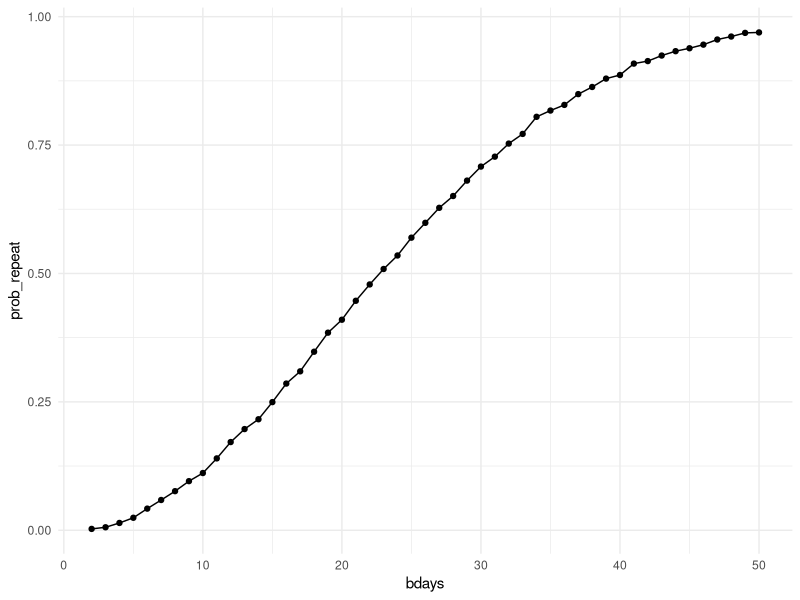

Generate this figure with R:
## ---- chunk 1
library(tidyverse)

knitr::opts_chunk$set(
  fig.width = 6,
  fig.asp = .6,
  out.width = "90%"
  )

theme_set(theme_minimal() + theme(legend.position = "bottom"))

options(
  ggplot2.continuous.colour = "viridis",
  ggplot2.continuous.fill = "viridis"
  )

scale_colour_discrete = scale_colour_viridis_d
scale_fill_discrete = scale_fill_viridis_d
## ---- chunk 2
bday_sim = function(n_room) {
  
  birthdays = sample(1:365, n_room, replace = TRUE)

  repeated_bday = length(unique(birthdays)) < n_room

  repeated_bday
  
}
## ---- chunk 3
bday_sim_results <- 
  expand_grid(
    bdays = 2:50,
    iter = 1:10000
  ) |> 
  mutate(
    result = map_lgl(bdays, bday_sim)
  ) |> 
  group_by(
    bdays
  ) |> 
  summarize(
    prob_repeat = mean(result)
  ) |> 
  view()
## ---- chunk 4
bday_sim_results |> 
  ggplot(aes(x = bdays, y = prob_repeat)) +
  geom_point() +
  geom_line()
